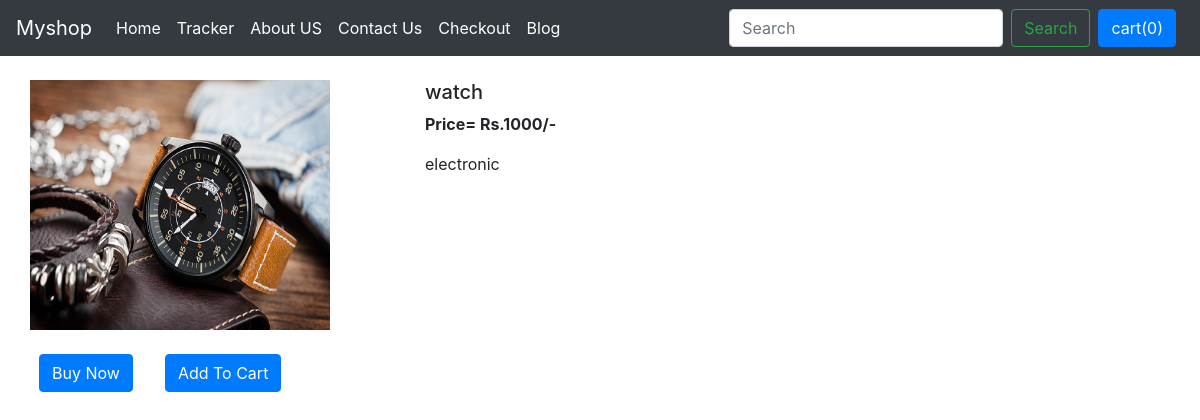
Page /shop/products/5 on the committed database.
### shop/models.py (models this page shows, shortened)
class product(models.Model):
    product_id = models.AutoField
    product_name = models.CharField(max_length=50, default=' ')
    desc = models.CharField(max_length=300)
    publish_date = models.DateField()
    category = models.CharField(max_length=50, default=' ')
    sub_catagory = models.CharField(max_length=50, default=' ')
    price = models.IntegerField(default=0)
    image = models.ImageField(upload_to='shop/images', default=" ")

### shop/views.py (the view)
# urls.py: path('products/<int:id>', views.products, name='products'),
def products(request, id):
    prods = product.objects.filter(id=id)
    return render(request, './shop/prodview.html', {'item': prods[0]})

### shop/templates/shop/prodview.html (shortened to what this page needs)
{% extends 'shop/basic.html' %}
{% block body %}
<div class="container my-4">
    <div class="row">
        <div class="col-md-4">
            <div class="row">
                <img src="/media/{{item.image}}" width="300px" height="250px" alt="">
                <div class="row">
                    <button class="btn btn-primary mx-4 my-4">Buy Now</button>
                    <button class="btn btn-primary mx-2 my-4">Add To Cart</button>
                </div>
            </div>
        </div>
        <div class="col-md-8">
            <h5>
                {{item.product_name}}
            </h5>
            <p><b>Price= Rs.{{item.price}}/-</b></p>
            <p>{{item.desc}}</p>
        </div>
    </div>
</div>
{% endblock %}

### rows in the picture
product: image (picture), product_name "watch", price "1000", desc "electronic"
